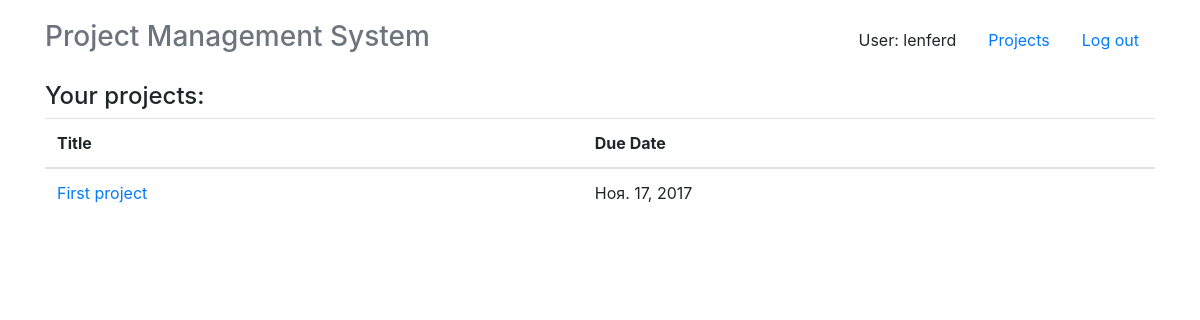
The app's page / (signed in), older data.
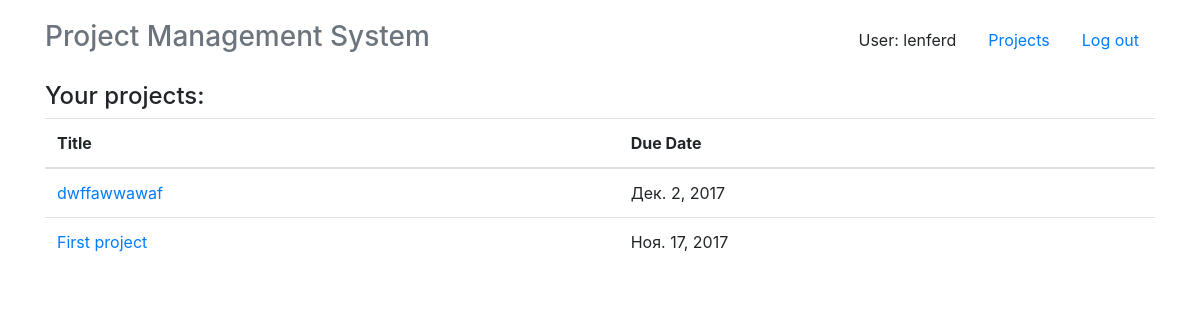
The same page, newer data.
### app/models.py (models this page shows, shortened)
class Project(models.Model):
    title = models.CharField(max_length=40)
    description = models.TextField()
    manager = models.ManyToManyField(User, related_name='managers', blank=True)
    developers = models.ManyToManyField(User, related_name='developers', blank=True)
    status = models.ForeignKey(ProjectStatus, on_delete=models.PROTECT)
    created_date = models.DateField(auto_now_add=True)
    due_date = models.DateField()
    objects = ProjectManager()

### app/views.py (the view)
# urls.py: url(r'^$', AllProjectsView.as_view(), name='index'),
class AllProjectsView(LoginRequiredMixin, TemplateView):
    template_name = "app/all_projects_template.html"
    def get_context_data(self, **kwargs):
        context = super(AllProjectsView, self).get_context_data()
        context['projects'] = Project.objects.get_all_for_user(self.request.user)
        return context

### app/models.py (called while the page is built)
    @staticmethod
    def get_all_for_user(user):
        return Project.objects.filter(Q(developers=user) | Q(manager=user)).distinct()

### app/templates/app/all_projects_template.html
{% extends "base.html" %}
{% block content %}
<div class="container">
<h4>Your projects:</h4>
<table class="table">
    <thead>
        <tr>
            <th scope="col">Title</th>
            <th scope="col">Due Date</th>
        </tr>
    </thead>
    <tbody>
        {% for project in projects %}
        <tr>
            <td scope="row">
                <a href="/project/{{project.id}}">{{project.title}}</a>
            </td>
            <td>{{project.due_date}}</td>
        </tr>
        {% endfor %}
    </tbody>
</table>
</div>
{% endblock %}

Row changes from the older to the newer data that the page shows:
added Project: title "dwffawwawaf", due_date "Дек. 2, 2017"
